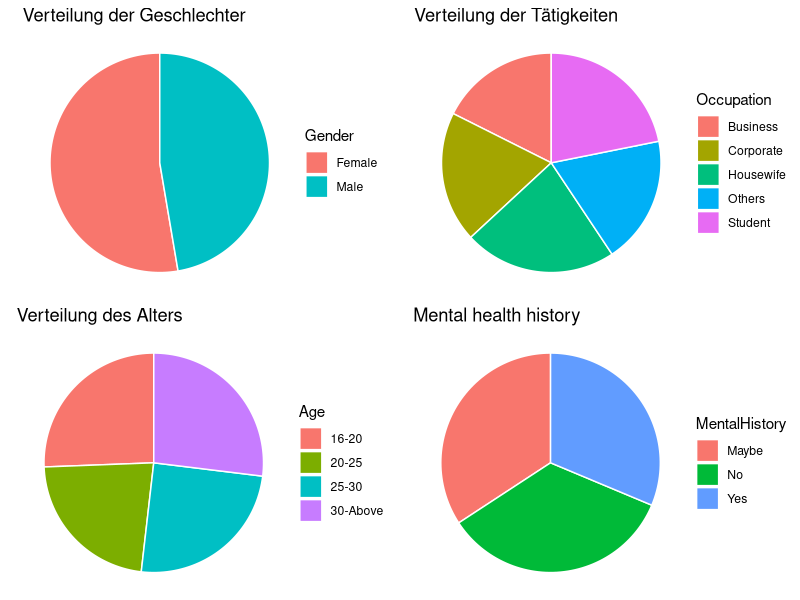
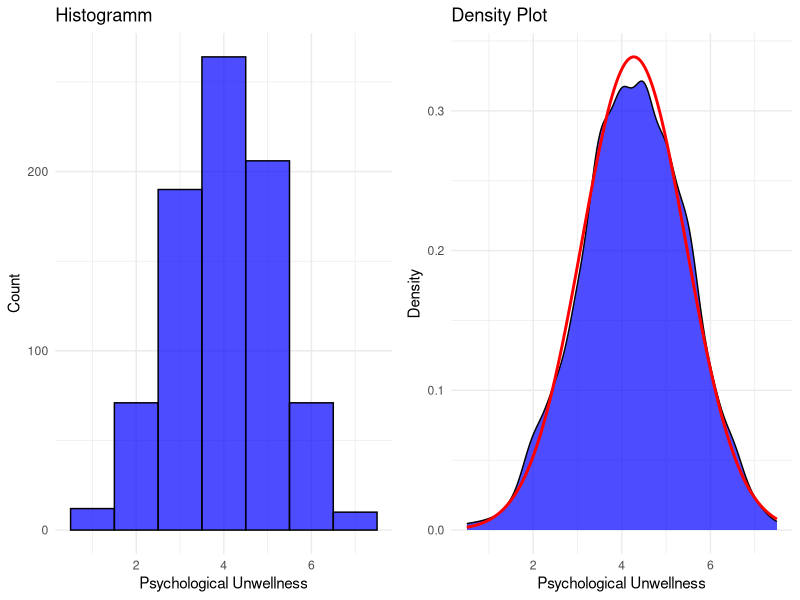
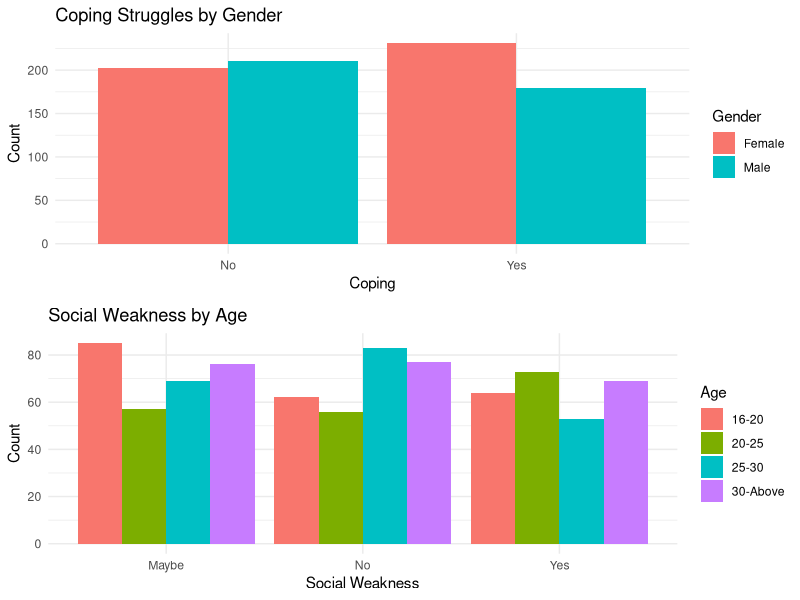

Source code (R) for these figures, in order:
## ---- chunk 1
knitr::opts_chunk$set(echo = FALSE)
library(dplyr)
library(ggplot2)
library(tidyverse)
library(knitr)
library(kableExtra)
library(class)
library(fastDummies)
library(gridExtra)
MentalHealth = read_csv("data/MentalHealthDataSet.csv")
## ---- chunk 2
kable(head(MentalHealth,4))
## ---- chunk 3
# Plot 1
df <- data.frame(
  Gender = MentalHealth$Gender
)
plot1 <- ggplot(df, aes(x = "", fill = Gender)) +
  geom_bar(width = 1, color = "white") +
  coord_polar("y", start = 0) +
  labs(title = "Verteilung der Geschlechter", fill = "Gender") +
  theme_void() +
  theme(legend.position = "right")
# Plot 2

df2 <- data.frame(
  Occupation = MentalHealth$Occupation
)
plot2 <- ggplot(df2, aes(x = "", fill = Occupation)) +
  geom_bar(width = 1, color = "white") +
  coord_polar("y", start = 0) +
  labs(title = "Verteilung der Tätigkeiten", fill = "Occupation") +
  theme_void() +
  theme(legend.position = "right")
# Plot 3
df3 <- data.frame(
  Age = MentalHealth$Age
)
plot3 <- ggplot(df3, aes(x = "", fill = Age)) +
  geom_bar(width = 1, color = "white") +
  coord_polar("y", start = 0) +
  labs(title = "Verteilung des Alters", fill = "Age") +
  theme_void() +
  theme(legend.position = "right")
# Plot 4
df4 <- data.frame(
  MentalHistory = MentalHealth$Mental_Health_History
)
plot4 <- ggplot(df4, aes(x = "", fill = MentalHistory)) +
  geom_bar(width = 1, color = "white") +
  coord_polar("y", start = 0) +
  labs(title = "Mental health history", fill = "MentalHistory") +
  theme_void() +
  theme(legend.position = "right")


grid.arrange(plot1, plot2, plot3, plot4, nrow = 2)
## ---- chunk 4
MentalHealth_wellness <- MentalHealth %>% 
  mutate(Mental_Unwellness = rowSums(select(., -Coping_Struggles, -Work_Interest, -Mental_Health_History) == "Yes") +
                         rowSums(select(.,Coping_Struggles,Work_Interest) == "No") + 
                         rowSums(select(., Mood_Swings) == "High") +
                         rowSums(. == "Maybe") / 2 +
                         rowSums(select(., Mood_Swings) == "Medium") / 2)
kable(head(MentalHealth_wellness,4))

## ---- chunk 5
# Plot 1
plott1 <- ggplot(MentalHealth_wellness, aes(x = Mental_Unwellness)) +
  geom_histogram(binwidth = 1, fill = "blue", color = "black", alpha = 0.7) +
  labs(title = "Histogramm",
       x = "Psychological Unwellness",
       y = "Count") +
  theme_minimal()

#Plot 2
normal_density <- data.frame(x = seq(min(MentalHealth_wellness$Mental_Unwellness), max(MentalHealth_wellness$Mental_Unwellness), length = 1000),
                             y = dnorm(seq(min(MentalHealth_wellness$Mental_Unwellness), max(MentalHealth_wellness$Mental_Unwellness), length = 1000), mean = mean(MentalHealth_wellness$Mental_Unwellness), sd = sd(MentalHealth_wellness$Mental_Unwellness)))

plott2 <- ggplot(MentalHealth_wellness, aes(x = Mental_Unwellness)) +
  geom_density(fill = "blue", alpha = 0.7) +
  geom_line(data = normal_density, aes(x = x, y = y), color = "red", linewidth = 1) +
  labs(title = "Density Plot",
       x = "Psychological Unwellness",
       y = "Density") +
  theme_minimal()

grid.arrange(plott1, plott2, ncol = 2) 



## ---- chunk 6
age_social_weakness_table <- MentalHealth %>%
  count(Age, Social_Weakness) %>%
  pivot_wider(names_from = Social_Weakness, values_from = n, values_fill = 0)

age_social_weakness_table <- age_social_weakness_table %>%
  mutate(Total = rowSums(select(.,"Maybe", "No", "Yes"))) %>%
  bind_rows(summarise(., across(where(is.numeric), sum),
                      across(where(is.character), ~'Total')))
v1 <- data.matrix(age_social_weakness_table[1:4,5])
v2 <- data.matrix(age_social_weakness_table[5,2:4])
exp_age_social_weakness_table <- v1 %*% v2 / as.numeric(age_social_weakness_table[5,5])

v <- data.matrix(age_social_weakness_table[1:4,2:4])
X <- sum((exp_age_social_weakness_table - v) ^ 2 / exp_age_social_weakness_table)
cat("X = ",X)
df <- (n_distinct(MentalHealth$Age) - 1) * (n_distinct(MentalHealth$Social_Weakness) - 1)
decision <- qchisq(0.95, df, lower.tail = TRUE) > X

cat("qchisq(o.95, df) = ",qchisq(0.95, df, lower.tail = TRUE))
cat("decision =", decision)
## ---- chunk 7
# Plot 1
plott1 <- ggplot(MentalHealth, aes(x = MentalHealth$Coping_Struggles, fill = Gender)) +
  geom_bar(position = "dodge") +
  labs(title = "Coping Struggles by Gender",
       x = "Coping",
       y = "Count") +
  theme_minimal()

#Plot 2

plott2 <- ggplot(MentalHealth, aes(x = MentalHealth$Social_Weakness, fill = Age)) +
  geom_bar(position = "dodge") +
  labs(title = "Social Weakness by Age",
       x = "Social Weakness",
       y = "Count") +
  theme_minimal()


grid.arrange(plott1, plott2, nrow = 2) 



## ---- chunk 8

fisher.test(MentalHealth_wellness$Age, MentalHealth_wellness$Mental_Unwellness, simulate.p.value = TRUE)

## ---- chunk 9

fisher.test(MentalHealth_wellness$Gender, MentalHealth_wellness$Mental_Unwellness, simulate.p.value = TRUE)

## ---- chunk 10

fisher.test(MentalHealth_wellness$Occupation, MentalHealth_wellness$Mental_Unwellness, simulate.p.value = TRUE)

## ---- chunk 11

fisher.test(MentalHealth_wellness$Mental_Health_History, MentalHealth_wellness$Mental_Unwellness, simulate.p.value = TRUE)

## ---- chunk 12
MentalHealth_copy <- MentalHealth
MentalHealth_copy$Gender <- ifelse(MentalHealth_copy$Gender == "Male", 1, 0)
MentalHealth_copy$Mental_Health_History <- ifelse(MentalHealth_copy$Mental_Health_History == "Yes", 1, 0)
MentalHealth_copy$Age <- dummy_cols(MentalHealth_copy$Age)[-1]
MentalHealth_copy$Occupation <- dummy_cols(MentalHealth_copy$Occupation)[-1]
MentalHealth_copy$Days_Indoors <- dummy_cols(MentalHealth_copy$Days_Indoors)[-1]
MentalHealth_copy$Coping_Struggles <- as.integer(factor(MentalHealth_copy$Coping_Struggles, levels = c("No", "Yes")))
data_train <- MentalHealth_copy[, c(1:4, 8)]
data_test <- MentalHealth_copy[, c(1:4, 8)]
classification <- MentalHealth_copy$Coping_Struggles
## ---- chunk 13
prediction <- knn(train = data_train, test = data_test, cl = classification, k = round(sqrt(ncol(MentalHealth))))
## ---- chunk 14
cat("success rate =", sum(prediction == classification) / nrow(MentalHealth))
